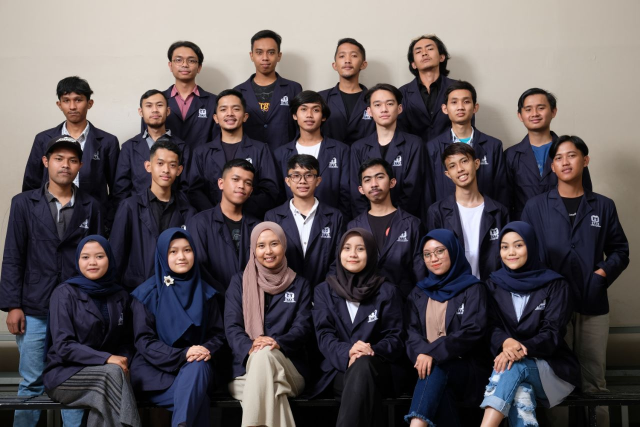
#> input picture tes0.jpg, 1280 x 853 px (shown at 1/2 size)
$ python facerecognition.py
#> lines starting #> are read from the running program, lines starting #| are printed output that depends on the picture; after the words box and inside, x2 and y2 are one past the last pixel; in counts of white or black regions, pixels touching at a corner belong together
# ===========================================
# Face Detection using Cascade Classifier
# ===========================================
import cv2

face_cascade = cv2.CascadeClassifier("haarcascade.xml")
img = cv2.imread('tes0.jpg')
#> img is the input picture: shape (853, 1280, 3); mean B, G, R 87.6, 85.2, 93
gray_img = cv2.cvtColor(img, cv2.COLOR_BGR2GRAY)
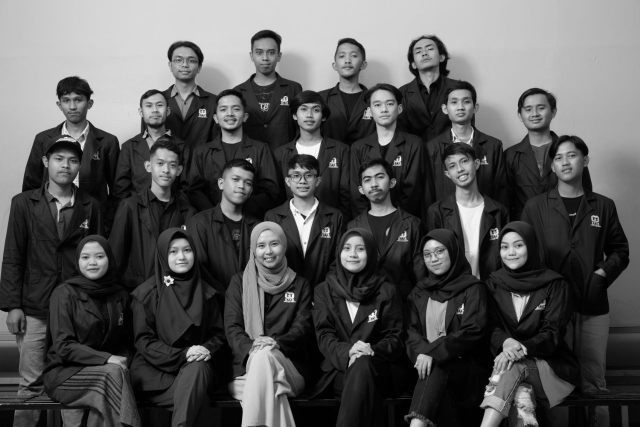
#> gray_img: shape (853, 1280) (shown at 1/2 size); min 0, max 255, mean 87.8

wajah = face_cascade.detectMultiScale(
    gray_img,
    scaleFactor = 1.316,
    minNeighbors = 2
)
#> wajah = 24 rows, first 6: [335, 93, 69, 69], [280, 188, 59, 59], [838, 481, 62, 62], [822, 76, 57, 57], [498, 79, 67, 67], [666, 87, 63, 63]

print(wajah)
#> (printed output is left out)
print(type(wajah))
#| <class 'numpy.ndarray'>

# ===========================================
# menambahkan kotak deteksi di area wajah
# ===========================================

for x, y, w, h in wajah:
    img = cv2.rectangle(
        img,            # image object
        (x,y),          # posisi kotak
        (x+w, y+h),     # posisi kotak
        (0, 255, 0),    # warna kotak RGB
        2               # lebar garis kotak
    )
#> this loop made 24 passes
#> (x, y, w, h) on passes 1 to 12: (335, 93, 69, 69), (280, 188, 59, 59), (838, 481, 62, 62), (822, 76, 57, 57), (498, 79, 67, 67), (666, 87, 63, 63), (112, 175, 67, 67), (889, 178, 64, 64), (737, 183, 64, 64), (1037, 190, 68, 68), (426, 191, 67, 67), (588, 195, 64, 64)
#> pass 1, `img = cv2.rectangle( img,`:
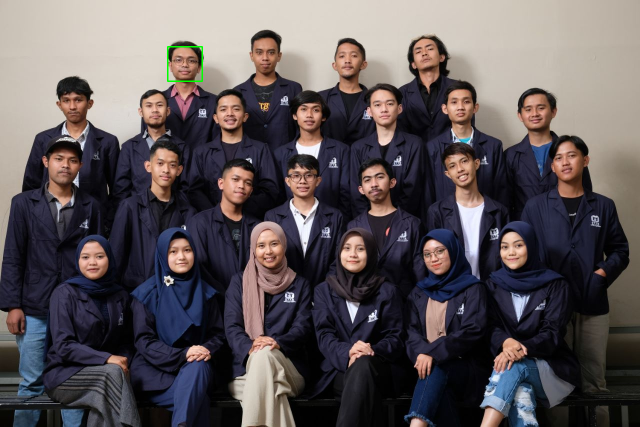
#> img: shape (853, 1280, 3) (shown at 1/2 size); 0.08% of pixels changed, all inside (x1, y1, x2, y2) = (334, 92, 406, 164)
#> pass 2, `img = cv2.rectangle( img,`:
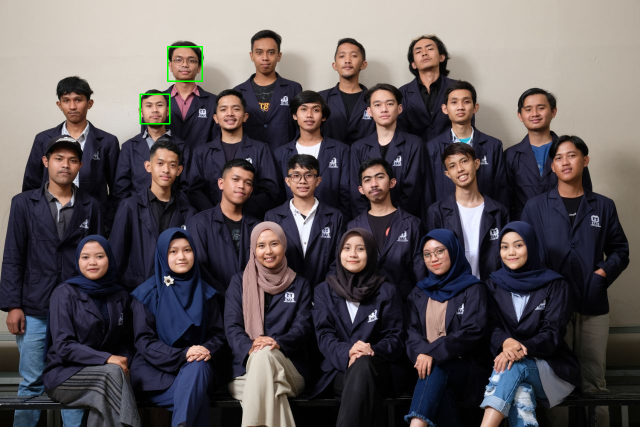
#> img: shape (853, 1280, 3) (shown at 1/2 size); 0.06% of pixels changed, all inside (x1, y1, x2, y2) = (279, 187, 341, 249)
#> pass 3, `img = cv2.rectangle( img,`:
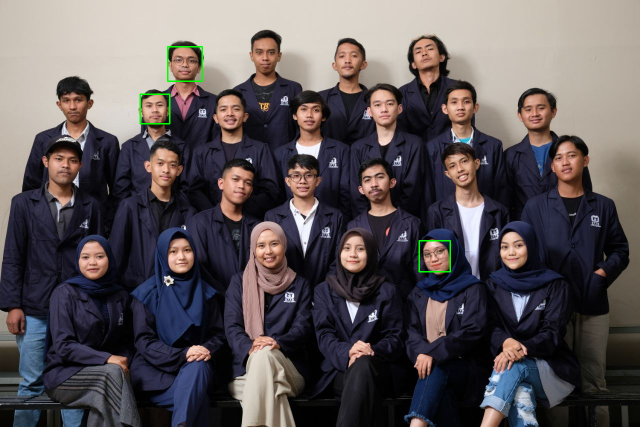
#> img: shape (853, 1280, 3) (shown at 1/2 size); 0.07% of pixels changed, all inside (x1, y1, x2, y2) = (837, 480, 902, 545)
#> after the loop:
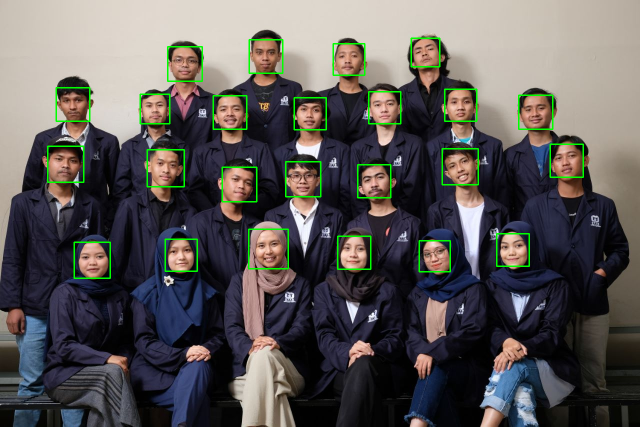
#> img: shape (853, 1280, 3) (shown at 1/2 size); 1.55% of pixels changed, all inside (x1, y1, x2, y2) = (94, 75, 1168, 558)

resized = cv2.resize(img, (800,600))
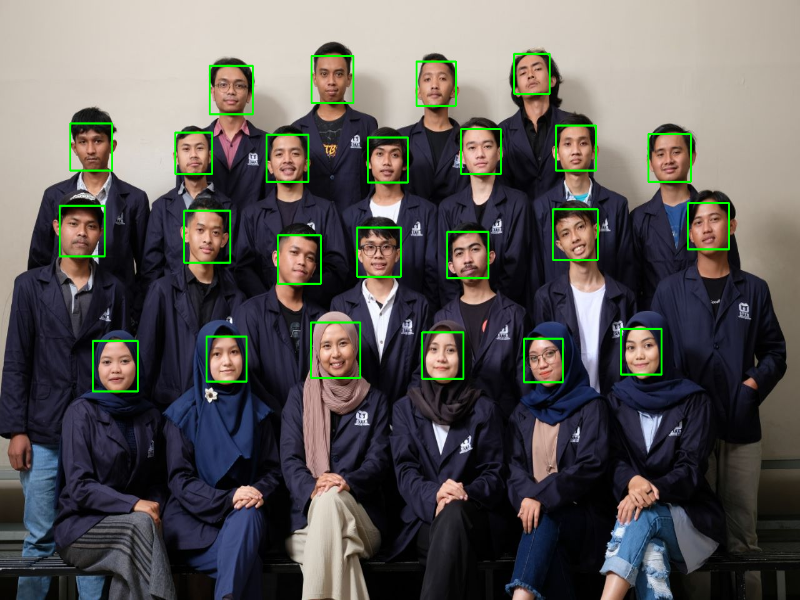
#> resized: shape (600, 800, 3); mean B, G, R 86.3, 88.5, 91.4
cv2.imshow('Deteksi wajah', resized)
cv2.imwrite('tes1.jpg', resized)
cv2.waitKey(0)
cv2.destroyAllWindows()
